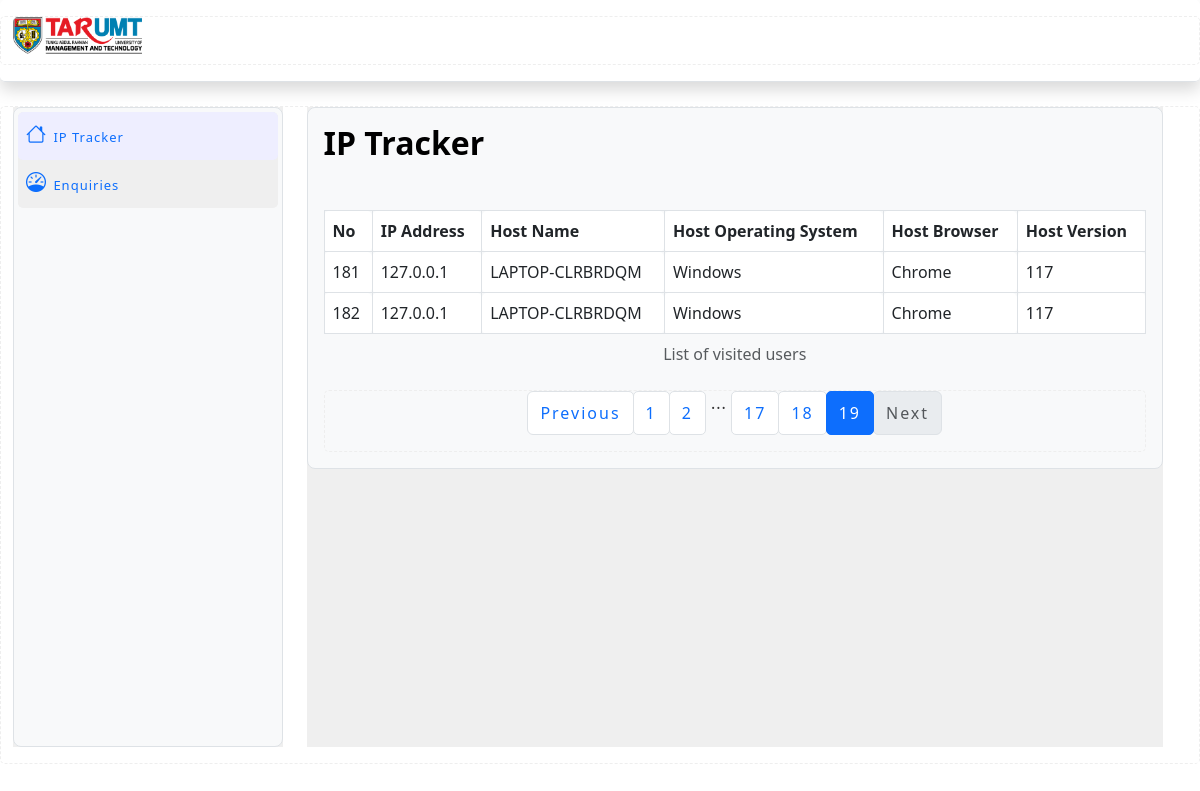
The app's page /admin/19, older data.
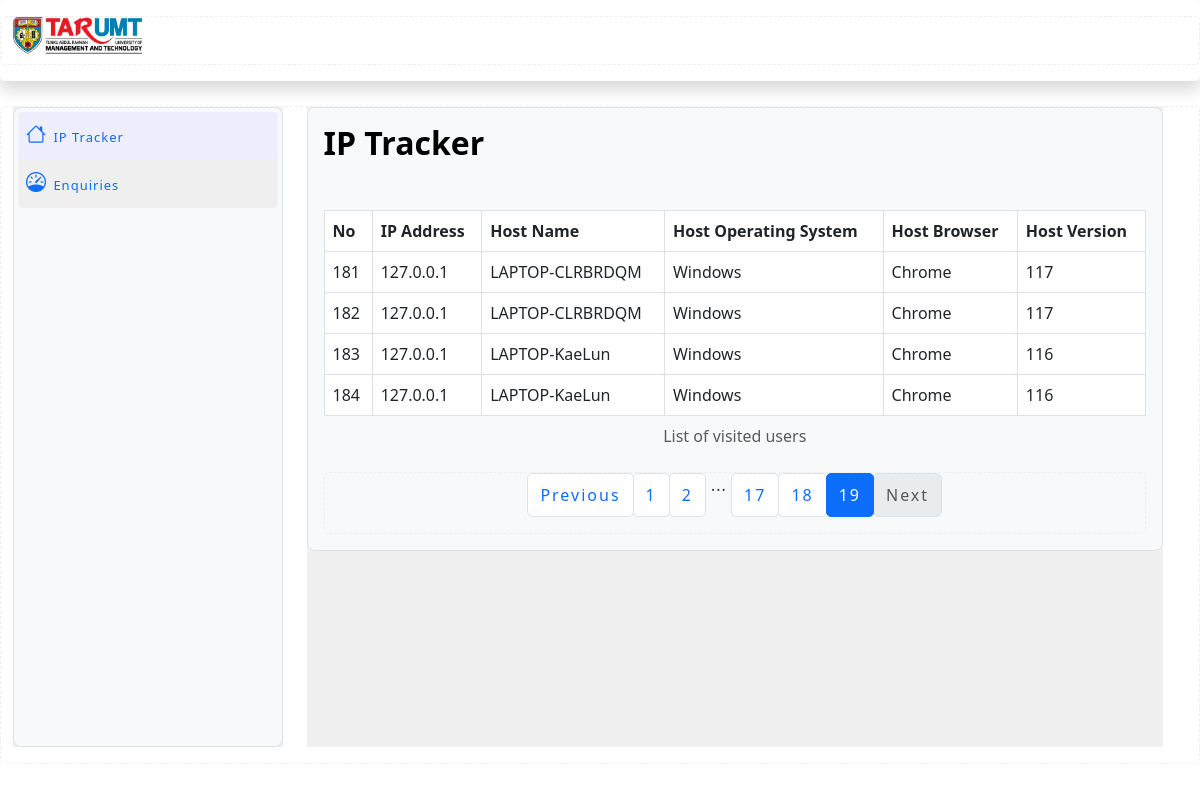
The same page, newer data.
### app.py (models this page shows, shortened)
class ipTracker(db.Model):
    __tablename__ = "ipTracker"
    id = db.Column(db.Integer, primary_key=True)
    userIPAddr = db.Column(db.String(128), nullable=False)
    userDeviceName = db.Column(db.String(128), nullable=False)
    userBrowserType = db.Column(db.String(128), nullable=False)
    userPlatform = db.Column(db.String(128), nullable=False)
    userBrowserVersion = db.Column(db.String(128), nullable=False)

### app.py (the view)
@app.route('/admin/<int:page_num>', methods=['GET', 'POST'])
def admin(page_num):
    userIP = ipTracker.query.paginate(per_page = 10, page = page_num, error_out = True)
    return render_template('admin.html', userIP = userIP)

### templates/admin.html (shortened to what the changed rows need)
<!DOCTYPE html>
<html lang="en">
  <head>
    <link
      rel="stylesheet"
      href="https://cdnjs.cloudflare.com/ajax/libs/font-awesome/4.7.0/css/font-awesome.min.css"
    />
    <link
      href="{{ url_for('static', filename='assets/vendor/aos/aos.css')}}"
      rel="stylesheet"
    />
    <link
      href="{{ url_for('static', filename='assets/vendor/bootstrap/css/bootstrap.min.css')}}"
      rel="stylesheet"
    />
    <link
      href="{{ url_for('static', filename='assets/vendor/bootstrap-icons/bootstrap-icons.css')}}"
      rel="stylesheet"
    />
    <link
      href="{{ url_for('static', filename='assets/vendor/glightbox/css/glightbox.min.css')}}"
      rel="stylesheet"
    />
    <link
      href="{{ url_for('static', filename='assets/vendor/swiper/swiper-bundle.min.css')}}"
      rel="stylesheet"
    />
    <link
      href="{{ url_for('static', filename='assets/css/style.css')}}"
      rel="stylesheet"
    />
  </head>
  <body>
    <div
      class="container-fluid pb-3 flex-grow-1 d-flex flex-column flex-sm-row overflow-auto"
    >
      <div class="row flex-grow-sm-1 flex-grow-0 w-100">
        <main class="col overflow-auto h-100">
          <div class="bg-light border rounded-3 p-3">
            <h2>IP Tracker</h2>
            <table class="table table-hover table-bordered table-responsive mt-5">
              <caption class="text-center">List of visited users</caption>
              <thead>
                <th>No</th>
                <th>IP Address</th>
                <th>Host Name</th>
                <th>Host Operating System</th>
                <th>Host Browser</th>
                <th>Host Version</th>
              </thead>
              <tbody>
                {% for ip in userIP.items %}
                <tr>
                  <td>{{ip.id}}</td>
                  <td>{{ip.userIPAddr}}</td>
                  <td>{{ip.userDeviceName}}</td>
                  <td>{{ip.userPlatform}}</td>
                  <td>{{ip.userBrowserType}}</td>
                  <td>{{ip.userBrowserVersion}}</td>
                </tr>
                {% endfor %}
              </tbody>
            </table>
            <div class="container mt-2">
              <nav aria-label="Page navigation example">
                <ul class="pagination justify-content-center ">
                  <li class="page-item {%if not userIP.has_prev %} disabled {% endif %}"><a href="{{url_for('admin', page_num=userIP.page -1)}}" class="page-link">Previous</a></li>
              {% for page in userIP.iter_pages() %}
                {% if page %}
                  <li class="page-item {%if page == userIP.page %} active {% endif %}"><a href="{{ url_for('admin', page_num=page) }}" class="page-link">{{ page }}</a></li>
                {% else %}
                  &nbsp;...&nbsp;
                {% endif %}
              {% endfor %}
              <li class="page-item {%if not userIP.has_next %} disabled {% endif %}"><a href="{{url_for('admin', page_num=userIP.page +1)}}" class="page-link">Next</a></li>
              </ul>
              </nav>
              </div>
          </div>
        </main>
      </div>
    </div>
  </body>
</html>

Row changes from the older to the newer data that the page shows:
added ipTracker: id "183", userIPAddr "127.0.0.1", userDeviceName "LAPTOP-KaeLun", userPlatform "Windows", userBrowserType "Chrome", userBrowserVersion "116"
added ipTracker: id "184", userIPAddr "127.0.0.1", userDeviceName "LAPTOP-KaeLun", userPlatform "Windows", userBrowserType "Chrome", userBrowserVersion "116"
